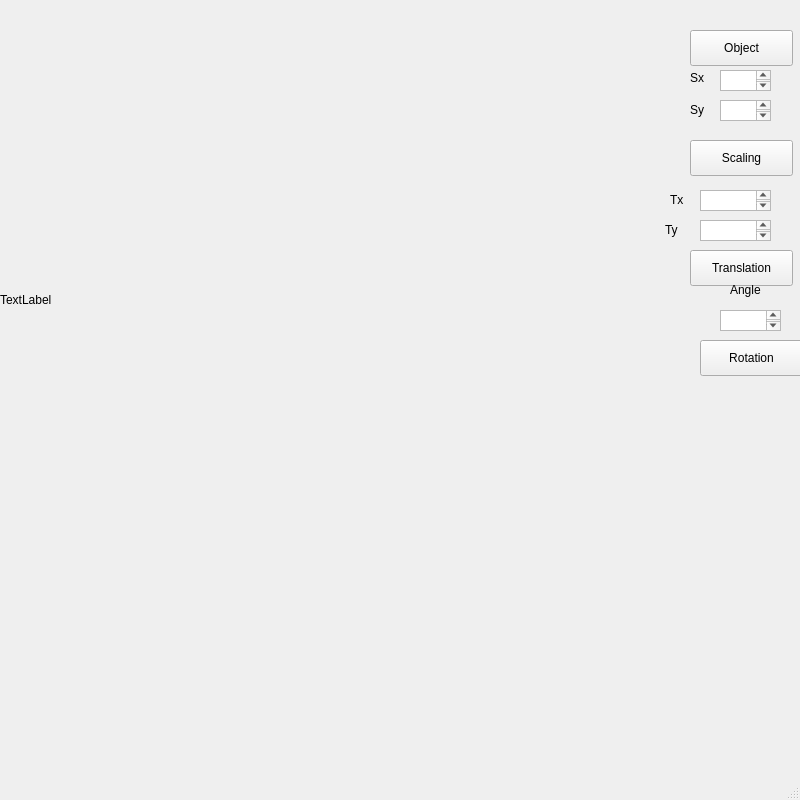
<?xml version="1.0" encoding="UTF-8"?>
<ui version="4.0">
 <class>MainWindow</class>
 <widget class="QMainWindow" name="MainWindow">
  <property name="geometry">
   <rect>
    <x>0</x>
    <y>0</y>
    <width>800</width>
    <height>800</height>
   </rect>
  </property>
  <property name="windowTitle">
   <string>MainWindow</string>
  </property>
  <widget class="QWidget" name="centralwidget">
   <widget class="QLabel" name="label">
    <property name="geometry">
     <rect>
      <x>0</x>
      <y>0</y>
      <width>600</width>
      <height>600</height>
     </rect>
    </property>
    <property name="text">
     <string>TextLabel</string>
    </property>
   </widget>
   <widget class="QPushButton" name="pushButton">
    <property name="geometry">
     <rect>
      <x>690</x>
      <y>30</y>
      <width>103</width>
      <height>36</height>
     </rect>
    </property>
    <property name="text">
     <string>Object</string>
    </property>
   </widget>
   <widget class="QPushButton" name="pushButton_2">
    <property name="geometry">
     <rect>
      <x>690</x>
      <y>140</y>
      <width>103</width>
      <height>36</height>
     </rect>
    </property>
    <property name="text">
     <string>Scaling</string>
    </property>
   </widget>
   <widget class="QPushButton" name="pushButton_3">
    <property name="geometry">
     <rect>
      <x>690</x>
      <y>250</y>
      <width>103</width>
      <height>36</height>
     </rect>
    </property>
    <property name="text">
     <string>Translation</string>
    </property>
   </widget>
   <widget class="QPushButton" name="pushButton_4">
    <property name="geometry">
     <rect>
      <x>700</x>
      <y>340</y>
      <width>103</width>
      <height>36</height>
     </rect>
    </property>
    <property name="text">
     <string>Rotation</string>
    </property>
   </widget>
   <widget class="QTextEdit" name="textEdit">
    <property name="geometry">
     <rect>
      <x>720</x>
      <y>70</y>
      <width>51</width>
      <height>21</height>
     </rect>
    </property>
   </widget>
   <widget class="QLabel" name="label_2">
    <property name="geometry">
     <rect>
      <x>690</x>
      <y>70</y>
      <width>31</width>
      <height>16</height>
     </rect>
    </property>
    <property name="text">
     <string>Sx</string>
    </property>
   </widget>
   <widget class="QLabel" name="label_4">
    <property name="geometry">
     <rect>
      <x>670</x>
      <y>190</y>
      <width>31</width>
      <height>20</height>
     </rect>
    </property>
    <property name="text">
     <string>Tx</string>
    </property>
   </widget>
   <widget class="QTextEdit" name="textEdit_3">
    <property name="geometry">
     <rect>
      <x>700</x>
      <y>190</y>
      <width>71</width>
      <height>21</height>
     </rect>
    </property>
   </widget>
   <widget class="QTextEdit" name="textEdit_2">
    <property name="geometry">
     <rect>
      <x>720</x>
      <y>310</y>
      <width>61</width>
      <height>21</height>
     </rect>
    </property>
   </widget>
   <widget class="QLabel" name="label_3">
    <property name="geometry">
     <rect>
      <x>730</x>
      <y>280</y>
      <width>51</width>
      <height>19</height>
     </rect>
    </property>
    <property name="text">
     <string>Angle</string>
    </property>
   </widget>
   <widget class="QLabel" name="label_5">
    <property name="geometry">
     <rect>
      <x>690</x>
      <y>100</y>
      <width>31</width>
      <height>19</height>
     </rect>
    </property>
    <property name="text">
     <string>Sy</string>
    </property>
   </widget>
   <widget class="QTextEdit" name="textEdit_4">
    <property name="geometry">
     <rect>
      <x>720</x>
      <y>100</y>
      <width>51</width>
      <height>21</height>
     </rect>
    </property>
   </widget>
   <widget class="QTextEdit" name="textEdit_5">
    <property name="geometry">
     <rect>
      <x>700</x>
      <y>220</y>
      <width>71</width>
      <height>21</height>
     </rect>
    </property>
   </widget>
   <widget class="QLabel" name="label_6">
    <property name="geometry">
     <rect>
      <x>665</x>
      <y>220</y>
      <width>21</width>
      <height>20</height>
     </rect>
    </property>
    <property name="text">
     <string>Ty</string>
    </property>
   </widget>
  </widget>
  <widget class="QMenuBar" name="menubar">
   <property name="geometry">
    <rect>
     <x>0</x>
     <y>0</y>
     <width>800</width>
     <height>29</height>
    </rect>
   </property>
  </widget>
  <widget class="QStatusBar" name="statusbar"/>
 </widget>
 <resources/>
 <connections/>
</ui>
